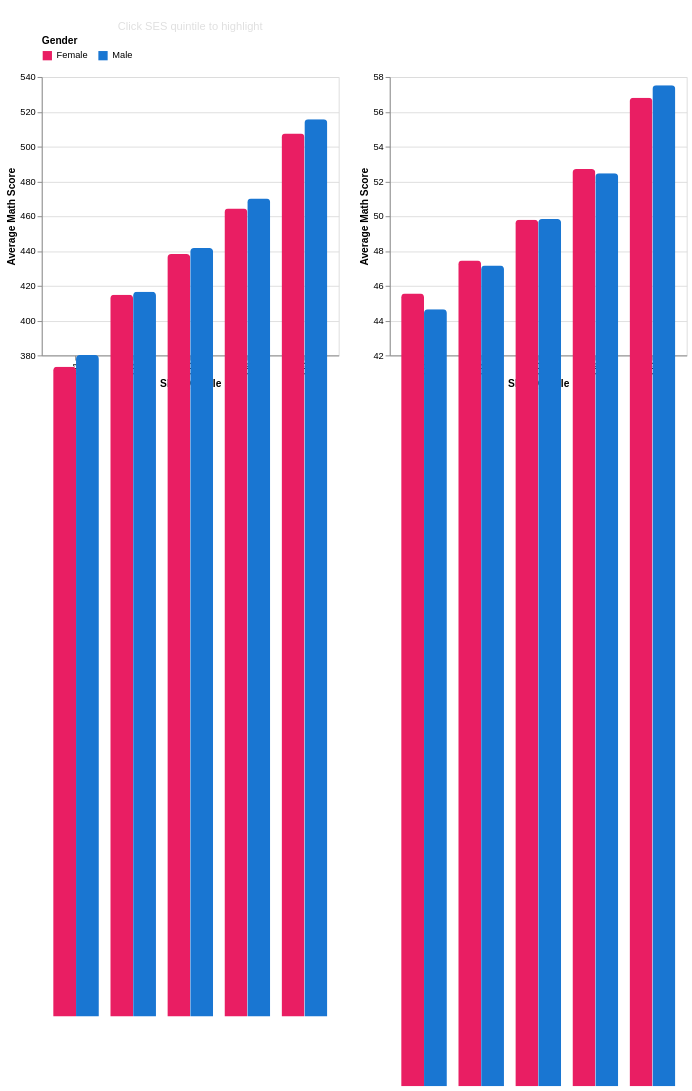

The notebook cell saved with this chart:
### Markdown cell above
## Viz 7: Universal SES-Achievement Connection (PISA vs HSLS)

**Research Question:** Is the SES-achievement relationship similar across international (PISA) and US (HSLS) data?

- **Left Panel:** PISA International data (scale: 370-520)
- **Right Panel:** HSLS US data (scale: 42-58)
- **Interaction:** Linked highlighting across panels by SES quintile

### Code cell
pisa_v7 = pisa_df[(pisa_df["ESCS"].notna()) &
                   (pisa_df["PV1MATH"].notna()) &
                   (pisa_df["ST004D01T"].isin([1, 2]))].copy()
pisa_v7["Gender"] = pisa_v7["ST004D01T"].map({1: "Female", 2: "Male"})
pisa_v7["SES_Quintile"] = pd.qcut(pisa_v7["ESCS"], 5, labels=["Q1", "Q2", "Q3", "Q4", "Q5"])

pisa_ses_gender = pisa_v7.groupby(["SES_Quintile", "Gender"]).agg(
    Math_Score=("PV1MATH", "mean"),
    Count=("PV1MATH", "count")
).reset_index()
pisa_ses_gender["Source"] = "PISA (International)"

hsls_v7 = hsls_df[(hsls_df["X1SESQ5"].notna()) &
                   (hsls_df["X1TXMTSCOR"].notna()) &
                   (hsls_df["X1SEX"].isin([1, 2]))].copy()
hsls_v7 = hsls_v7[hsls_v7["X1SESQ5"] > 0]
hsls_v7["Gender"] = hsls_v7["X1SEX"].map({1: "Male", 2: "Female"})
hsls_v7["SES_Quintile"] = hsls_v7["X1SESQ5"].map({1: "Q1", 2: "Q2", 3: "Q3", 4: "Q4", 5: "Q5"})

hsls_ses_gender = hsls_v7.groupby(["SES_Quintile", "Gender"]).agg(
    Math_Score=("X1TXMTSCOR", "mean"),
    Count=("X1TXMTSCOR", "count")
).reset_index()
hsls_ses_gender["Source"] = "HSLS (US)"

quintile_order = ["Q1", "Q2", "Q3", "Q4", "Q5"]
ses_highlight = alt.selection_point(fields=["SES_Quintile"], name="ses_highlight")

left_chart = alt.Chart(pisa_ses_gender).mark_bar(
    cornerRadiusTopLeft=4, cornerRadiusTopRight=4, cursor="pointer"
).encode(
    x=alt.X("SES_Quintile:O", title="SES Quintile", sort=quintile_order),
    xOffset=alt.XOffset("Gender:N"),
    y=alt.Y("Math_Score:Q", title="Average Math Score", scale=alt.Scale(zero=False, domain=[380, 540])),
    color=alt.Color("Gender:N",
                    scale=alt.Scale(domain=["Female", "Male"], range=["#E91E63", "#1976D2"]),
                    legend=alt.Legend(title="Gender", orient="top")),
    opacity=alt.condition(ses_highlight, alt.value(1), alt.value(0.3)),
    tooltip=["SES_Quintile:N", "Gender:N",
             alt.Tooltip("Math_Score:Q", format=".1f"),
             alt.Tooltip("Count:Q", format=",d", title="Students")]
).add_params(ses_highlight).properties(
    name="view_1",
    title={"text": "PISA (International)", "subtitle": "Click SES quintile to highlight",
           "color": "#FFFFFF", "fontSize": 14, "subtitleColor": "#E0E0E0"},
    width=320, height=300
)

right_chart = alt.Chart(hsls_ses_gender).mark_bar(
    cornerRadiusTopLeft=4, cornerRadiusTopRight=4
).encode(
    x=alt.X("SES_Quintile:O", title="SES Quintile", sort=quintile_order),
    xOffset=alt.XOffset("Gender:N"),
    y=alt.Y("Math_Score:Q", title="Average Math Score", scale=alt.Scale(zero=False, domain=[42, 58])),
    color=alt.Color("Gender:N",
                    scale=alt.Scale(domain=["Female", "Male"], range=["#E91E63", "#1976D2"]),
                    legend=None),
    opacity=alt.condition(ses_highlight, alt.value(1), alt.value(0.3)),
    tooltip=["SES_Quintile:N", "Gender:N",
             alt.Tooltip("Math_Score:Q", format=".1f"),
             alt.Tooltip("Count:Q", format=",d", title="Students")]
).properties(
    title={"text": "HSLS (US)", "color": "#FFFFFF", "fontSize": 14},
    width=320, height=300
)

viz7 = alt.hconcat(left_chart, right_chart).resolve_scale(color="independent")
save_chart(viz7, "combined_efficacy_comparison.json")
viz7

### Figure 1 — Vega-Lite specification as saved in the notebook (floating-point values rounded to 4 significant figures)
{"config": {"view": {"continuousWidth": 300, "continuousHeight": 300}}, "hconcat": [{"data": {"name": "data-6d781a7726da8cf12f135f544c240a6d"}, "mark": {"type": "bar", "cornerRadiusTopLeft": 4, "cornerRadiusTopRight": 4, "cursor": "pointer"}, "encoding": {"color": {"field": "Gender", "legend": {"orient": "top", "title": "Gender"}, "scale": {"domain": ["Female", "Male"], "range": ["#E91E63", "#1976D2"]}, "type": "nominal"}, "opacity": {"condition": {"param": "ses_highlight", "value": 1}, "value": 0.3}, "tooltip": [{"field": "SES_Quintile", "type": "nominal"}, {"field": "Gender", "type": "nominal"}, {"field": "Math_Score", "format": ".1f", "type": "quantitative"}, {"field": "Count", "format": ",d", "title": "Students", "type": "quantitative"}], "x": {"field": "SES_Quintile", "sort": ["Q1", "Q2", "Q3", "Q4", "Q5"], "title": "SES Quintile", "type": "ordinal"}, "xOffset": {"field": "Gender", "type": "nominal"}, "y": {"field": "Math_Score", "scale": {"domain": [380, 540], "zero": false}, "title": "Average Math Score", "type": "quantitative"}}, "height": 300, "name": "view_1", "title": {"text": "PISA (International)", "subtitle": "Click SES quintile to highlight", "color": "#FFFFFF", "fontSize": 14, "subtitleColor": "#E0E0E0"}, "width": 320}, {"data": {"name": "data-953abb4da018837f0d1e02b0e3a5b613"}, "mark": {"type": "bar", "cornerRadiusTopLeft": 4, "cornerRadiusTopRight": 4}, "encoding": {"color": {"field": "Gender", "legend": null, "scale": {"domain": ["Female", "Male"], "range": ["#E91E63", "#1976D2"]}, "type": "nominal"}, "opacity": {"condition": {"param": "ses_highlight", "value": 1}, "value": 0.3}, "tooltip": [{"field": "SES_Quintile", "type": "nominal"}, {"field": "Gender", "type": "nominal"}, {"field": "Math_Score", "format": ".1f", "type": "quantitative"}, {"field": "Count", "format": ",d", "title": "Students", "type": "quantitative"}], "x": {"field": "SES_Quintile", "sort": ["Q1", "Q2", "Q3", "Q4", "Q5"], "title": "SES Quintile", "type": "ordinal"}, "xOffset": {"field": "Gender", "type": "nominal"}, "y": {"field": "Math_Score", "scale": {"domain": [42, 58], "zero": false}, "title": "Average Math Score", "type": "quantitative"}}, "height": 300, "title": {"text": "HSLS (US)", "color": "#FFFFFF", "fontSize": 14}, "width": 320}], "params": [{"name": "ses_highlight", "select": {"type": "point", "fields": ["SES_Quintile"]}, "views": ["view_1"]}], "resolve": {"scale": {"color": "independent"}}, "$schema": "https://vega.github.io/schema/vega-lite/v5.20.1.json", "datasets": {"data-6d781a7726da8cf12f135f544c240a6d": [{"SES_Quintile": "Q1", "Gender": "Female", "Math_Score": 373.5, "Count": 61736, "Source": "PISA (International)"}, {"SES_Quintile": "Q1", "Gender": "Male", "Math_Score": 380.2, "Count": 55909, "Source": "PISA (International)"}, {"SES_Quintile": "Q2", "Gender": "Female", "Math_Score": 414.9, "Count": 58300, "Source": "PISA (International)"}, {"SES_Quintile": "Q2", "Gender": "Male", "Math_Score": 416.6, "Count": 59340, "Source": "PISA (International)"}, {"SES_Quintile": "Q3", "Gender": "Female", "Math_Score": 438.3, "Count": 57363, "Source": "PISA (International)"}, {"SES_Quintile": "Q3", "Gender": "Male", "Math_Score": 441.7, "Count": 60274, "Source": "PISA (International)"}, {"SES_Quintile": "Q4", "Gender": "Female", "Math_Score": 464.4, "Count": 58258, "Source": "PISA (International)"}, {"SES_Quintile": "Q4", "Gender": "Male", "Math_Score": 470.2, "Count": 59399, "Source": "PISA (International)"}, {"SES_Quintile": "Q5", "Gender": "Female", "Math_Score": 507.6, "Count": 58985, "Source": "PISA (International)"}, {"SES_Quintile": "Q5", "Gender": "Male", "Math_Score": 515.8, "Count": 58640, "Source": "PISA (International)"}], "data-953abb4da018837f0d1e02b0e3a5b613": [{"SES_Quintile": "Q1", "Gender": "Female", "Math_Score": 45.55, "Count": 1675, "Source": "HSLS (US)"}, {"SES_Quintile": "Q1", "Gender": "Male", "Math_Score": 44.66, "Count": 1759, "Source": "HSLS (US)"}, {"SES_Quintile": "Q2", "Gender": "Female", "Math_Score": 47.45, "Count": 1843, "Source": "HSLS (US)"}, {"SES_Quintile": "Q2", "Gender": "Male", "Math_Score": 47.16, "Count": 1862, "Source": "HSLS (US)"}, {"SES_Quintile": "Q3", "Gender": "Female", "Math_Score": 49.8, "Count": 2059, "Source": "HSLS (US)"}, {"SES_Quintile": "Q3", "Gender": "Male", "Math_Score": 49.84, "Count": 2174, "Source": "HSLS (US)"}, {"SES_Quintile": "Q4", "Gender": "Female", "Math_Score": 52.72, "Count": 2260, "Source": "HSLS (US)"}, {"SES_Quintile": "Q4", "Gender": "Male", "Math_Score": 52.47, "Count": 2293, "Source": "HSLS (US)"}, {"SES_Quintile": "Q5", "Gender": "Female", "Math_Score": 56.81, "Count": 2720, "Source": "HSLS (US)"}, {"SES_Quintile": "Q5", "Gender": "Male", "Math_Score": 57.52, "Count": 2799, "Source": "HSLS (US)"}]}}
